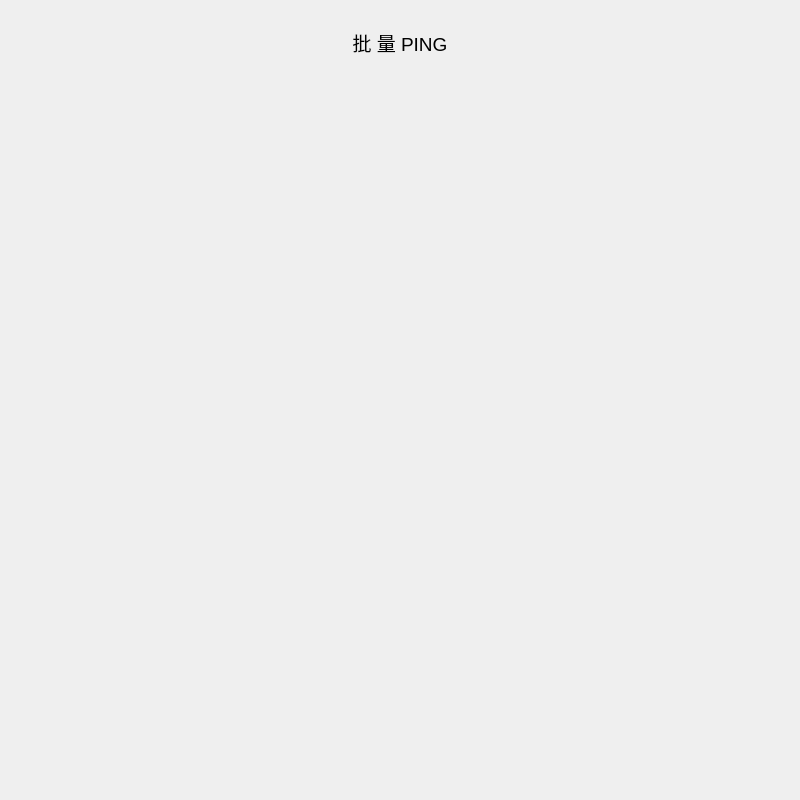
<?xml version="1.0" encoding="UTF-8"?>
<ui version="4.0">
 <class>MainWindow</class>
 <widget class="QMainWindow" name="MainWindow">
  <property name="geometry">
   <rect>
    <x>0</x>
    <y>0</y>
    <width>800</width>
    <height>800</height>
   </rect>
  </property>
  <property name="windowTitle">
   <string>批量PING</string>
  </property>
  <property name="windowIcon">
   <iconset resource="assets/assets.qrc">
    <normaloff>:/icons/favicon.png</normaloff>:/icons/favicon.png</iconset>
  </property>
  <widget class="QWidget" name="centralwidget">
   <layout class="QVBoxLayout" name="verticalLayout">
    <item>
     <widget class="QWidget" name="titleWidget" native="true">
      <layout class="QHBoxLayout" name="horizontalLayout_2" stretch="1,1,1">
       <item>
        <widget class="QWidget" name="widget" native="true">
         <layout class="QHBoxLayout" name="horizontalLayout_3">
          <property name="leftMargin">
           <number>0</number>
          </property>
          <property name="topMargin">
           <number>0</number>
          </property>
          <property name="rightMargin">
           <number>0</number>
          </property>
          <property name="bottomMargin">
           <number>0</number>
          </property>
          <item>
           <widget class="QPushButton" name="backBtn">
            <property name="minimumSize">
             <size>
              <width>36</width>
              <height>36</height>
             </size>
            </property>
            <property name="maximumSize">
             <size>
              <width>36</width>
              <height>36</height>
             </size>
            </property>
            <property name="styleSheet">
             <string notr="true">QPushButton {
    background-color: rgba(0, 0, 0, 0);
	border-radius: 5px 5px 5px 5px;
    border: none;
}

QPushButton:hover {
    background-color: rgba(0, 0, 0, 0.1);
	border-radius: 5px 5px 5px 5px;
    border: none;
}

QPushButton:pressed {
    background-color: rgba(0, 0, 0, 0.3);
	border-radius: 5px 5px 5px 5px;
    border: none;
}</string>
            </property>
            <property name="text">
             <string/>
            </property>
            <property name="iconSize">
             <size>
              <width>32</width>
              <height>32</height>
             </size>
            </property>
           </widget>
          </item>
          <item>
           <spacer name="horizontalSpacer_4">
            <property name="orientation">
             <enum>Qt::Orientation::Horizontal</enum>
            </property>
            <property name="sizeHint" stdset="0">
             <size>
              <width>246</width>
              <height>45</height>
             </size>
            </property>
           </spacer>
          </item>
         </layout>
        </widget>
       </item>
       <item>
        <widget class="QLabel" name="titleLabel">
         <property name="minimumSize">
          <size>
           <width>200</width>
           <height>48</height>
          </size>
         </property>
         <property name="maximumSize">
          <size>
           <width>200</width>
           <height>48</height>
          </size>
         </property>
         <property name="font">
          <font>
           <pointsize>14</pointsize>
          </font>
         </property>
         <property name="text">
          <string>批 量 PING</string>
         </property>
         <property name="alignment">
          <set>Qt::AlignmentFlag::AlignCenter</set>
         </property>
        </widget>
       </item>
       <item>
        <widget class="QWidget" name="widget_2" native="true">
         <layout class="QHBoxLayout" name="horizontalLayout_4">
          <property name="leftMargin">
           <number>0</number>
          </property>
          <property name="topMargin">
           <number>0</number>
          </property>
          <property name="rightMargin">
           <number>0</number>
          </property>
          <property name="bottomMargin">
           <number>0</number>
          </property>
          <item>
           <spacer name="horizontalSpacer_5">
            <property name="orientation">
             <enum>Qt::Orientation::Horizontal</enum>
            </property>
            <property name="sizeHint" stdset="0">
             <size>
              <width>246</width>
              <height>45</height>
             </size>
            </property>
           </spacer>
          </item>
          <item>
           <widget class="QPushButton" name="settingsBtn">
            <property name="minimumSize">
             <size>
              <width>36</width>
              <height>36</height>
             </size>
            </property>
            <property name="maximumSize">
             <size>
              <width>36</width>
              <height>36</height>
             </size>
            </property>
            <property name="toolTip">
             <string>设置</string>
            </property>
            <property name="styleSheet">
             <string notr="true">QPushButton {
    background-color: rgba(0, 0, 0, 0);
	border-radius: 5px 5px 5px 5px;
    border: none;
}

QPushButton:hover {
    background-color: rgba(0, 0, 0, 0.1);
	border-radius: 5px 5px 5px 5px;
    border: none;
}

QPushButton:pressed {
    background-color: rgba(0, 0, 0, 0.3);
	border-radius: 5px 5px 5px 5px;
    border: none;
}</string>
            </property>
            <property name="text">
             <string/>
            </property>
            <property name="iconSize">
             <size>
              <width>32</width>
              <height>32</height>
             </size>
            </property>
           </widget>
          </item>
          <item>
           <widget class="QPushButton" name="exportBtn">
            <property name="minimumSize">
             <size>
              <width>36</width>
              <height>36</height>
             </size>
            </property>
            <property name="maximumSize">
             <size>
              <width>36</width>
              <height>36</height>
             </size>
            </property>
            <property name="toolTip">
             <string>数据导出（.xlsx）</string>
            </property>
            <property name="styleSheet">
             <string notr="true">QPushButton {
    background-color: rgba(0, 0, 0, 0);
	border-radius: 5px 5px 5px 5px;
    border: none;
}

QPushButton:hover {
    background-color: rgba(0, 0, 0, 0.1);
	border-radius: 5px 5px 5px 5px;
    border: none;
}

QPushButton:pressed {
    background-color: rgba(0, 0, 0, 0.3);
	border-radius: 5px 5px 5px 5px;
    border: none;
}</string>
            </property>
            <property name="text">
             <string/>
            </property>
            <property name="iconSize">
             <size>
              <width>32</width>
              <height>32</height>
             </size>
            </property>
           </widget>
          </item>
         </layout>
        </widget>
       </item>
      </layout>
     </widget>
    </item>
    <item>
     <widget class="QStackedWidget" name="stackedWidget">
      <property name="whatsThis">
       <string/>
      </property>
      <property name="currentIndex">
       <number>-1</number>
      </property>
     </widget>
    </item>
   </layout>
  </widget>
 </widget>
 <resources>
  <include location="assets/assets.qrc"/>
 </resources>
 <connections/>
</ui>
